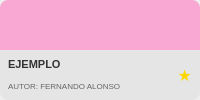
                <widget class="QFrame" name="card_6">
                 <property name="minimumSize">
                  <size>
                   <width>120</width>
                   <height>100</height>
                  </size>
                 </property>
                 <property name="maximumSize">
                  <size>
                   <width>16777215</width>
                   <height>140</height>
                  </size>
                 </property>
                 <property name="sizePolicy">
                  <sizepolicy hsizetype="Expanding" vsizetype="Preferred">
                   <horstretch>1</horstretch>
                   <verstretch>0</verstretch>
                  </sizepolicy>
                 </property>
                 <property name="styleSheet">
                  <string>QFrame#card_6 { background-color: #E0E0E0; border-radius: 8px; }</string>
                 </property>
                 <layout class="QVBoxLayout" name="vbox_card6">
                  <property name="spacing">
                   <number>0</number>
                  </property>
                  <property name="leftMargin">
                   <number>0</number>
                  </property>
                  <property name="topMargin">
                   <number>0</number>
                  </property>
                  <property name="rightMargin">
                   <number>0</number>
                  </property>
                  <property name="bottomMargin">
                   <number>0</number>
                  </property>
                  <item>
                   <widget class="QLabel" name="card_top_6">
                    <property name="minimumSize">
                     <size>
                      <width>0</width>
                      <height>50</height>
                     </size>
                    </property>
                    <property name="styleSheet">
                     <string>background-color: #F9A8D4; border-top-left-radius: 8px; border-top-right-radius: 8px;</string>
                    </property>
                    <property name="text">
                     <string/>
                    </property>
                   </widget>
                  </item>
                  <item>
                   <widget class="QFrame" name="card_bottom_6">
                    <property name="styleSheet">
                     <string>background-color: #E5E5E5; border-bottom-left-radius: 8px; border-bottom-right-radius: 8px;</string>
                    </property>
                    <layout class="QHBoxLayout" name="hbox_info6">
                     <property name="leftMargin">
                      <number>8</number>
                     </property>
                     <property name="topMargin">
                      <number>5</number>
                     </property>
                     <property name="rightMargin">
                      <number>8</number>
                     </property>
                     <property name="bottomMargin">
                      <number>5</number>
                     </property>
                     <item>
                      <layout class="QVBoxLayout" name="vbox_text6">
                       <property name="spacing">
                        <number>2</number>
                       </property>
                       <item>
                        <widget class="QLabel" name="lbl_ex6">
                         <property name="styleSheet">
                          <string>font-weight: bold; font-size: 11px; color: #333; background: transparent;</string>
                         </property>
                         <property name="text">
                          <string>EJEMPLO</string>
                         </property>
                        </widget>
                       </item>
                       <item>
                        <widget class="QLabel" name="lbl_aut6">
                         <property name="styleSheet">
                          <string>font-size: 8px; color: #666; background: transparent;</string>
                         </property>
                         <property name="text">
                          <string>AUTOR: FERNANDO ALONSO</string>
                         </property>
                        </widget>
                       </item>
                      </layout>
                     </item>
                     <item>
                      <widget class="QLabel" name="lbl_star_6">
                       <property name="styleSheet">
                        <string>color: #FFD700; font-size: 16px; background: transparent;</string>
                       </property>
                       <property name="text">
                        <string>★</string>
                       </property>
                       <property name="alignment">
                        <set>Qt::AlignRight|Qt::AlignTrailing|Qt::AlignVCenter</set>
                       </property>
                      </widget>
                     </item>
                    </layout>
                   </widget>
                  </item>
                 </layout>
                </widget>
